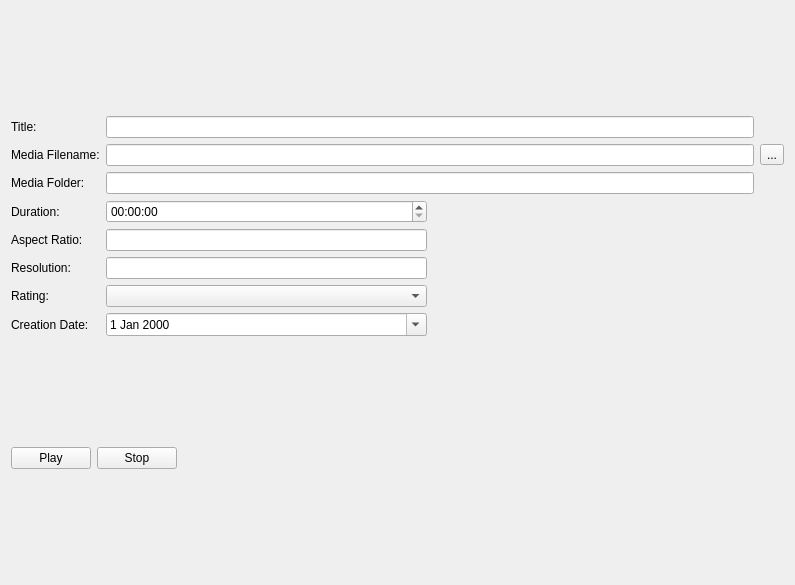
<?xml version="1.0" encoding="UTF-8"?>
<ui version="4.0">
 <class>AdvertMediaForm</class>
 <widget class="QWidget" name="AdvertMediaForm">
  <property name="geometry">
   <rect>
    <x>0</x>
    <y>0</y>
    <width>795</width>
    <height>585</height>
   </rect>
  </property>
  <property name="windowTitle">
   <string>Form</string>
  </property>
  <layout class="QVBoxLayout" name="verticalLayout_2">
   <item>
    <layout class="QGridLayout" name="gridLayout">
     <item row="0" column="1" colspan="2">
      <widget class="QLineEdit" name="edtTitle"/>
     </item>
     <item row="0" column="0">
      <widget class="QLabel" name="label">
       <property name="text">
        <string>Title:</string>
       </property>
      </widget>
     </item>
     <item row="6" column="2">
      <spacer name="horizontalSpacer_2">
       <property name="orientation">
        <enum>Qt::Horizontal</enum>
       </property>
       <property name="sizeHint" stdset="0">
        <size>
         <width>40</width>
         <height>20</height>
        </size>
       </property>
      </spacer>
     </item>
     <item row="3" column="2">
      <spacer name="horizontalSpacer">
       <property name="orientation">
        <enum>Qt::Horizontal</enum>
       </property>
       <property name="sizeHint" stdset="0">
        <size>
         <width>40</width>
         <height>20</height>
        </size>
       </property>
      </spacer>
     </item>
     <item row="4" column="0">
      <widget class="QLabel" name="label_4">
       <property name="text">
        <string>Aspect Ratio:</string>
       </property>
      </widget>
     </item>
     <item row="7" column="0">
      <widget class="QLabel" name="label_7">
       <property name="text">
        <string>Creation Date:</string>
       </property>
      </widget>
     </item>
     <item row="1" column="1" colspan="2">
      <widget class="QLineEdit" name="edtFilename"/>
     </item>
     <item row="5" column="1">
      <widget class="QLineEdit" name="edtRes"/>
     </item>
     <item row="1" column="0">
      <widget class="QLabel" name="label_2">
       <property name="text">
        <string>Media Filename:</string>
       </property>
      </widget>
     </item>
     <item row="5" column="0">
      <widget class="QLabel" name="label_5">
       <property name="text">
        <string>Resolution:</string>
       </property>
      </widget>
     </item>
     <item row="3" column="0">
      <widget class="QLabel" name="label_3">
       <property name="text">
        <string>Duration:</string>
       </property>
      </widget>
     </item>
     <item row="4" column="1">
      <widget class="QLineEdit" name="edtARatio"/>
     </item>
     <item row="6" column="1">
      <widget class="QComboBox" name="cbRating"/>
     </item>
     <item row="6" column="0">
      <widget class="QLabel" name="label_6">
       <property name="text">
        <string>Rating:</string>
       </property>
      </widget>
     </item>
     <item row="1" column="3">
      <widget class="QToolButton" name="toolButton">
       <property name="text">
        <string>...</string>
       </property>
      </widget>
     </item>
     <item row="7" column="1">
      <widget class="QDateEdit" name="dtCreateDate">
       <property name="calendarPopup">
        <bool>true</bool>
       </property>
      </widget>
     </item>
     <item row="2" column="0">
      <widget class="QLabel" name="label_8">
       <property name="text">
        <string>Media Folder:</string>
       </property>
      </widget>
     </item>
     <item row="2" column="1" colspan="2">
      <widget class="QLineEdit" name="edtFolder"/>
     </item>
     <item row="3" column="1">
      <widget class="QTimeEdit" name="edtDuration">
       <property name="displayFormat">
        <string>HH:mm:ss</string>
       </property>
      </widget>
     </item>
    </layout>
   </item>
   <item>
    <layout class="QVBoxLayout" name="verticalLayout" stretch="0,1">
     <item>
      <layout class="QHBoxLayout" name="horizontalLayout">
       <item>
        <widget class="QPushButton" name="btnPlay">
         <property name="text">
          <string>Play</string>
         </property>
        </widget>
       </item>
       <item>
        <widget class="QPushButton" name="btnStop">
         <property name="text">
          <string>Stop</string>
         </property>
        </widget>
       </item>
       <item>
        <spacer name="horizontalSpacer_3">
         <property name="orientation">
          <enum>Qt::Horizontal</enum>
         </property>
         <property name="sizeHint" stdset="0">
          <size>
           <width>40</width>
           <height>20</height>
          </size>
         </property>
        </spacer>
       </item>
      </layout>
     </item>
     <item>
      <layout class="QVBoxLayout" name="vlMedia"/>
     </item>
    </layout>
   </item>
  </layout>
 </widget>
 <resources/>
 <connections/>
</ui>
